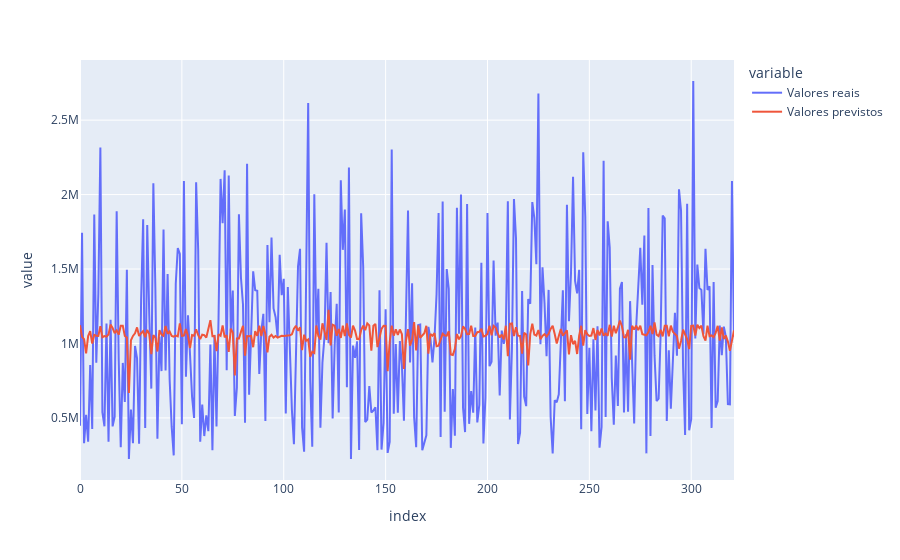

Write notebook code for a chart like this one.
### Code cell
# Plotando gráfico de comparação: azul são os dados reais e vermelho a previsão
fig = px.line(comp_forest, y=['Valores reais','Valores previstos'])
fig.show()

### Figure 1 — Plotly figure (JSON) as saved in the notebook; plotly's stock layout.template omitted (floating-point values rounded to 4 significant figures; data arrays with more than 128 entries replaced by an {"elided": "..."} marker saying what was removed)
{"data": [{"hovertemplate": "variable=Valores reais<br>index=%{x}<br>value=%{y}<extra></extra>", "legendgroup": "Valores reais", "line": {"color": "#636efa", "dash": "solid"}, "marker": {"symbol": "circle"}, "mode": "lines", "name": "Valores reais", "orientation": "v", "showlegend": true, "type": "scatter", "x": {"elided": "322 int values"}, "xaxis": "x", "y": {"elided": "322 float values"}, "yaxis": "y"}, {"hovertemplate": "variable=Valores previstos<br>index=%{x}<br>value=%{y}<extra></extra>", "legendgroup": "Valores previstos", "line": {"color": "#EF553B", "dash": "solid"}, "marker": {"symbol": "circle"}, "mode": "lines", "name": "Valores previstos", "orientation": "v", "showlegend": true, "type": "scatter", "x": {"elided": "322 int values"}, "xaxis": "x", "y": {"elided": "322 float values"}, "yaxis": "y"}], "layout": {"legend": {"title": {"text": "variable"}, "tracegroupgap": 0}, "margin": {"t": 60}, "xaxis": {"anchor": "y", "domain": [0, 1], "title": {"text": "index"}}, "yaxis": {"anchor": "x", "domain": [0, 1], "title": {"text": "value"}}}}
